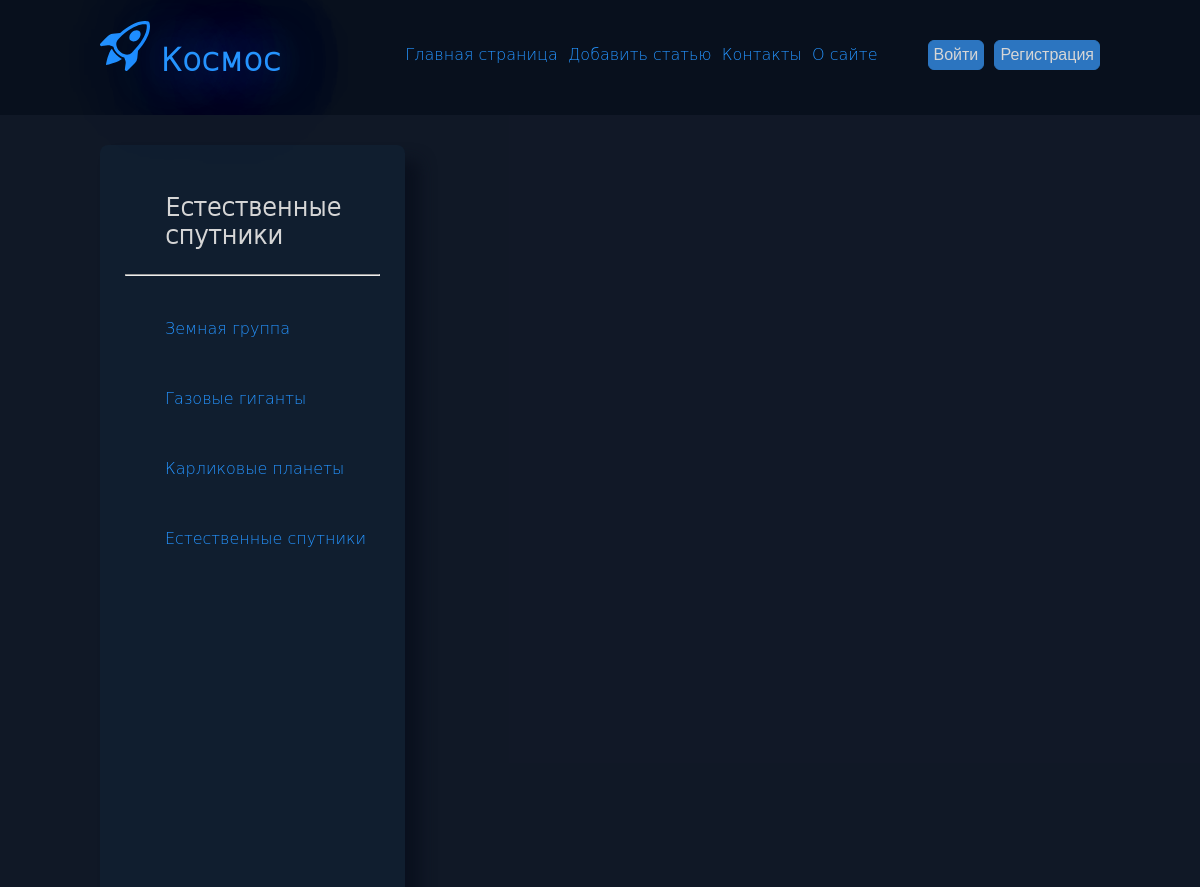
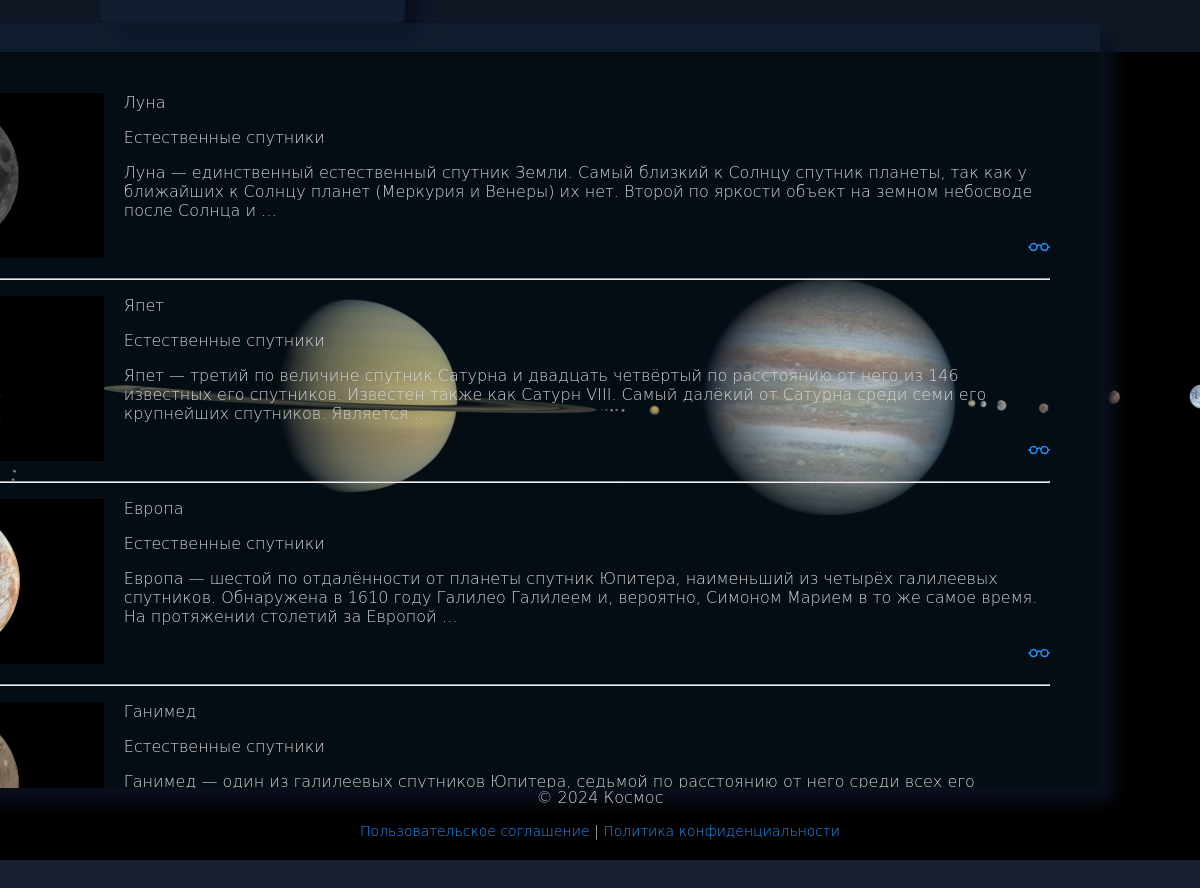
Before: /category/satellites/ with the older database file (2 pictures, top to bottom).
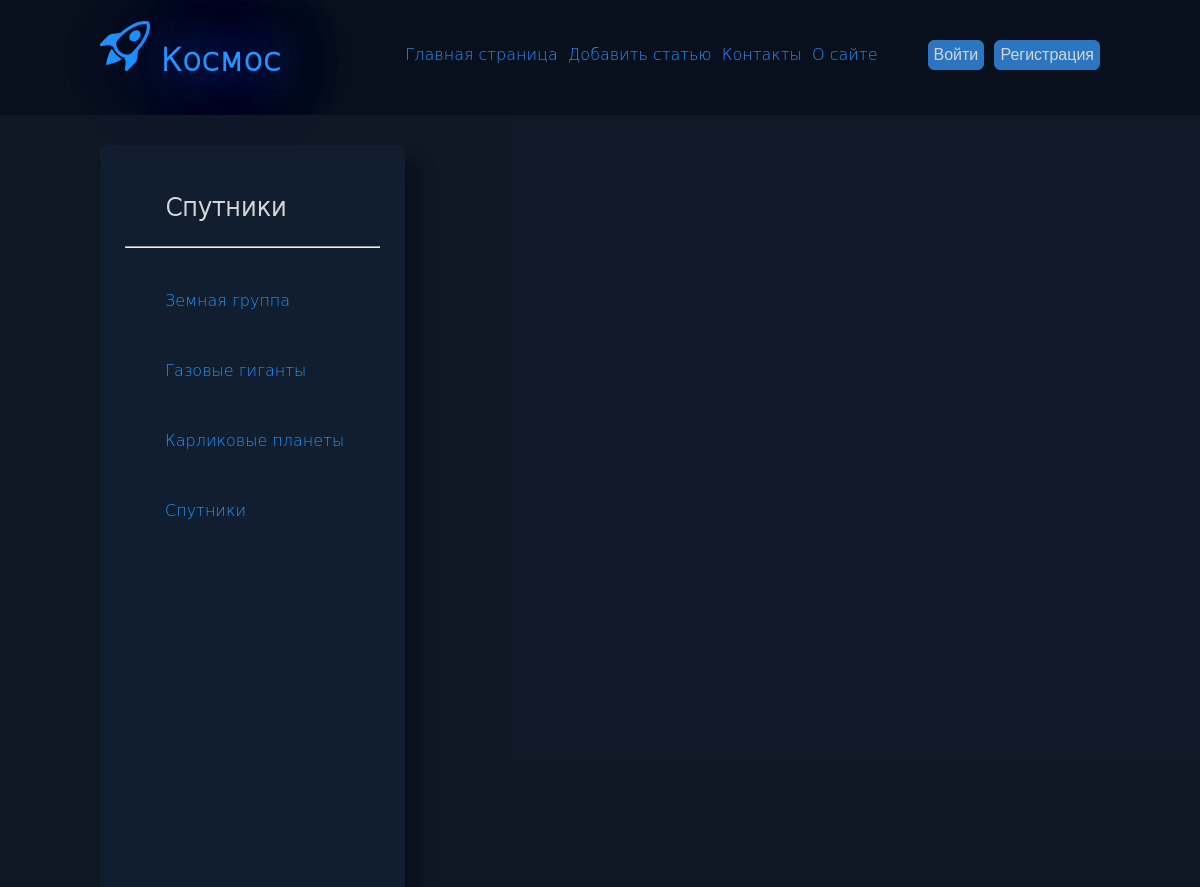
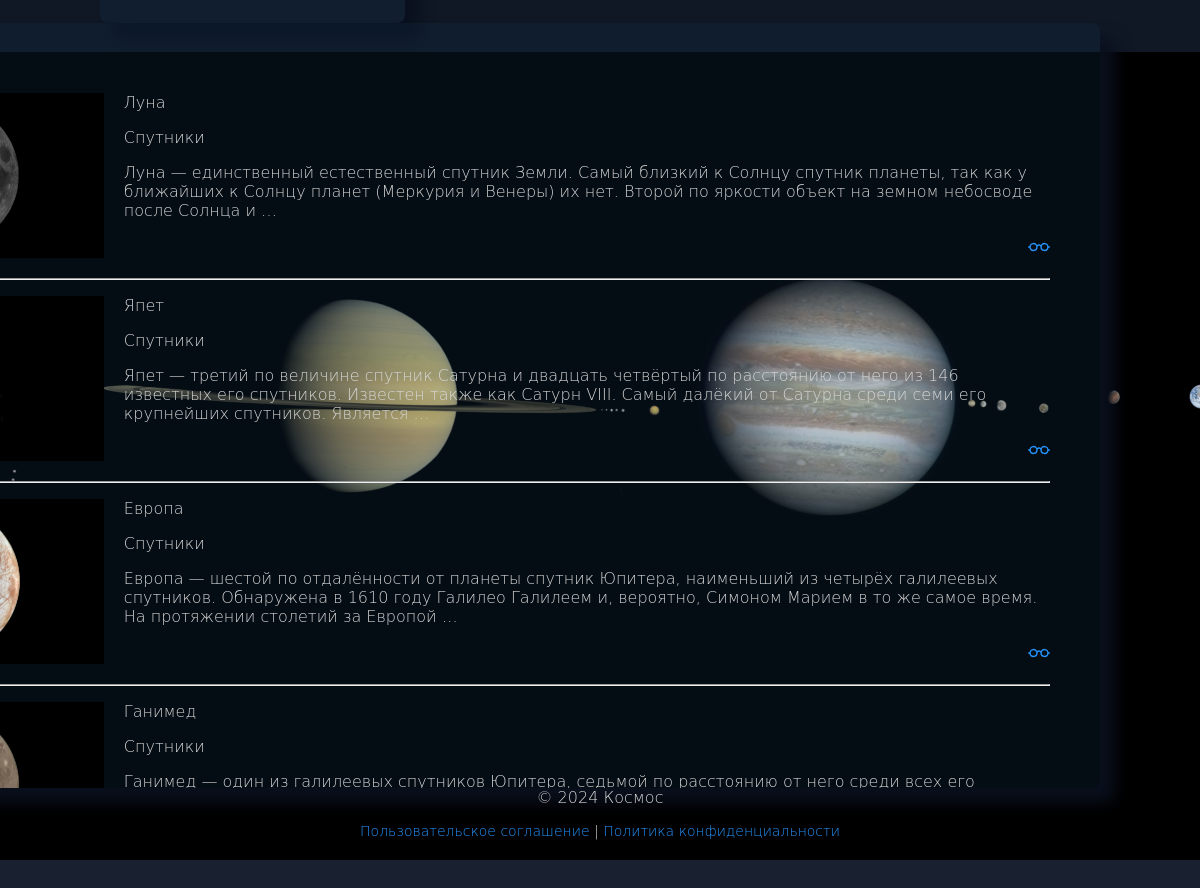
After: the same page with the newer database file (2 pictures, top to bottom).
### basis/models.py (models this page shows)
class Category(models.Model):
    name = models.CharField(max_length=100, db_index=True, verbose_name="Категория")
    slug = models.SlugField(max_length=255, unique=True, db_index=True)
    class Meta:
        verbose_name = "категорию"
        verbose_name_plural = "Категории"
    def __str__(self):
        return self.name
    def get_absolute_url(self):
        return reverse('category', kwargs={'category_slug': self.slug})

class Basis(models.Model):
    post_title = models.CharField(max_length=255, verbose_name="Заголовок")
    post_content = models.TextField(blank=True, verbose_name="Текст статьи")
    photo = models.ImageField(upload_to="photos/%Y/%m/%d/", default=None, blank=True, null=True, verbose_name="Фото")
    slug = models.SlugField(max_length=255, unique=True, db_index=True, verbose_name="Слаг")
    category = models.ForeignKey(
        'Category', on_delete=models.PROTECT, related_name='all_posts', verbose_name="Категории", null=True
    )
    time_create = models.DateTimeField(auto_now_add=True, verbose_name="Время создания")
    time_update = models.DateTimeField(auto_now=True, verbose_name="Время изменения")
    is_published = models.BooleanField(default=True, verbose_name="Статус")
    objects = models.Manager()
    published = PublishManager()
    def __str__(self):
        return self.post_title
    class Meta:
        verbose_name = "объект"
        verbose_name_plural = "Объекты"
    def get_absolute_url(self):
        return reverse('post', kwargs={'post_slug': self.slug})

### basis/views.py (the view)
# urls.py: path('category/<slug:category_slug>/', views.CategoryPage.as_view(), name='category'),
class CategoryPage(ListView):
    template_name = 'basis/index.html'
    context_object_name = 'all_posts'
    allow_empty = False
    def get_context_data(self, *, object_list=None, **kwargs):
        context = super().get_context_data(**kwargs)
        category = context['all_posts'][0].category
        context['title'] = category.name
        context['main_title'] = category.name
        context['category_selected'] = category.pk
        return context
    def get_queryset(self):
        return Basis.published.filter(category__slug=self.kwargs['category_slug']).select_related('category')

### basis/models.py (called while the page is built)
    def get_queryset(self):
        return super().get_queryset().filter(is_published=1)

### basis/templatetags/basis_tags.py (called while the page is built)
@register.inclusion_tag('basis/categories.html')
def get_categories(category_selected=0):
    categories = Category.objects.all()
    return {'categories': categories, 'category_selected': category_selected}

### basis/views.py (called while the page is built)
def get_menu():
    menu = [{'main_title': 'Контакты', 'name': 'contact'}, {'main_title': 'О сайте', 'name': 'about'}]
    return menu

### users/context_processors.py (called while the page is built)
def get_menu_context(request):
    return {'menu': get_menu()}

### basis/templates/basis/index.html (shortened to what this page needs)
{% extends 'base.html' %}
{% block content %}
<div class="content-container">
    {% for p in all_posts %}
    {% autoescape off %}
    {% if p.photo %}
    <a href='{{p.get_absolute_url}}'><img align="left" src="{{p.photo.url}}" height="165" hspace="20" alt="{{p}}"></a>
    {% else %}
    <a href='{{p.get_absolute_url}}'>{% include 'basis/inclusions/image_icon.html' %}</a>
    {% endif %}
    <p>{{p.post_title}}</p>
    {% if p.category != None %}
    <p>{{p.category}}</p>
    {% else %}
    <p>Звезда</p>
    {% endif %}
    <p>{{p.post_content|linebreaks|truncatewords:34}}</p>
    {% endautoescape %}
    <p align="right">
        <a href='{{p.get_absolute_url}}'>{% include 'basis/inclusions/eyeglasses_icon.html' %}
            <hr class="line">
        </a>
    </p>
    {% endfor %}
</div>
{% endblock %}

### templates/base.html (shortened to what this page needs)
<!DOCTYPE html>
<html lang="ru">
{% load static %}
{% load basis_tags %}
<head>
    <link type="text/css" rel="stylesheet" href="{% static 'basis/css/styles.css' %}">
</head>
<body>
<div id="head-block">
    <div style="float:left" class="icon" id="shining">
        <a href="{% url 'home' %}"><h1>{% include 'basis/inclusions/main_icon.html' %}Космос</h1></a>
    </div>
    <div class="menu" style="float:right">
        <div class="main-menu" style="float:left">
            <a href="{% url 'home' %}">&nbsp;Главная страница</a>
            <a href="{% url 'users:add_post' %}">&nbsp;Добавить статью</a>
            {% for m in menu %}
            <a href="{% url m.name %}">&nbsp;{{m.main_title}}</a>
            {% endfor %}
        </div>
        <div class="authentication" style="float:right">
            {% if user.is_authenticated %}
            <a href="{% url 'users:profile' %}">{{user.username}}&nbsp;</a>
            <a href="{% url 'users:logout' %}">
                &nbsp;<button type="button" class="button-main">Выйти</button>
            </a>
            {% else %}
            <a href="{% url 'users:login' %}">
                <button type="button" class="button-main">Войти</button>
            </a>
            <a href="{% url 'users:registration' %}">
                &nbsp;<button type="button" class="button-main">Регистрация</button>
            </a>
            {% endif %}
        </div>
    </div>
</div>
<div id="body-block">
    <div style="float:left" class="categories">
        <ul><h2>{{main_title|linebreaks}}</h2></ul>
        <hr class="line">
        {% get_categories category_selected %}
    </div>
    <div style="float:right" class="content">
        {% block content %}{% endblock %}
    </div>
</div>
<div id="footer">
    <p>&copy 2024 Космос</p>
    <p style="font-size: 14px">
        <a href="{% url 'terms' %}">Пользовательское соглашение</a> |
        <a href="{% url 'privacy' %}">Политика конфиденциальности</a>
    </p>
</div>
</body>
</html>

### basis/templates/basis/categories.html
{% for c in categories %}
{% if c.id == category_selected %}
<br>
<ul><a class="selected">{{c.name}}</a></ul>
{% else %}
<br>
<ul><a href="{{c.get_absolute_url}}">{{c.name}}</a></ul>
{% endif %}
{% endfor %}

Changed rows visible on the page:
changed Category: name "Естественные спутники" → "Спутники"
changed Basis "Луна": category "Естественные спутники" → "Спутники"
changed through a linked row, Basis "Япет": category "Естественные спутники" → "Спутники"
changed through a linked row, Basis "Европа": category "Естественные спутники" → "Спутники"
changed through a linked row, Basis "Ганимед": category "Естественные спутники" → "Спутники"
